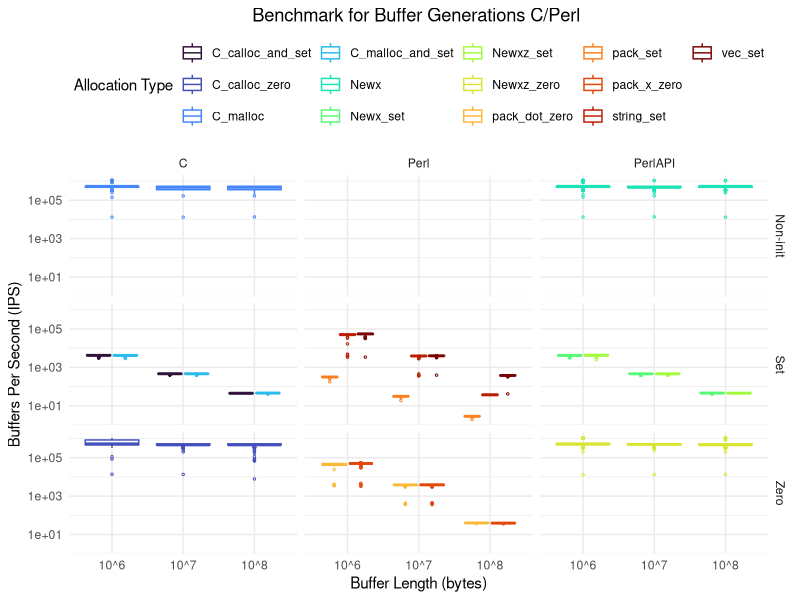

Recreate this plot in R.
library(data.table)
library(knitr)
library(ggplot2)
library(viridisLite)
# Load the data from C and Perl and Cbind them
data <- rbindlist(list(
  fread("Perl_alloc_results_avx2.csv")
))
data[, IPS := 1 / Time]

## convert Iteration to a factor in log10 scale
data[, Length := as.factor(paste("10^",log10(Length),sep=""))]

## after loading data, create a new column that has the value "Set" if the
## Operation contains the word "set", "Zero" if it contains the word "zero"
## and "Non-init" otherwise
data[, Init := ifelse(grepl("set", Operation),
                           "Set",
                           ifelse(grepl("zero", Operation), "Zero", "Non-init"))]

num_of_colors = nlevels(factor(data$Operation))
ggplot(data[], aes(x = Length, y = IPS, color = Operation)) +
  geom_boxplot(outlier.shape = 1,outlier.size = 0.5)+
  scale_y_log10() +
  theme_minimal() +
  theme(legend.position = "top") +
  labs(x = "Buffer Length (bytes)", y = "Buffers Per Second (IPS)", color = "Allocation Type") +
  ggtitle("Benchmark for Buffer Generations C/Perl ") +
  facet_grid(Init~Language)+
  scale_color_discrete(type=viridis(num_of_colors,option="H"))+
  theme(plot.title = element_text(hjust = 0.5))






## print statistics by operation 
stats <- data[, .(
  mean = mean(IPS),
  sd = sd(IPS),
  median = median(IPS),
  IQR = IQR(IPS),
  min = min(IPS),
  max = max(IPS)
), by = .(Operation,Length,Language)]
kable(stats[order(Length,-mean,Language)], format = "markdown",digits=2)
